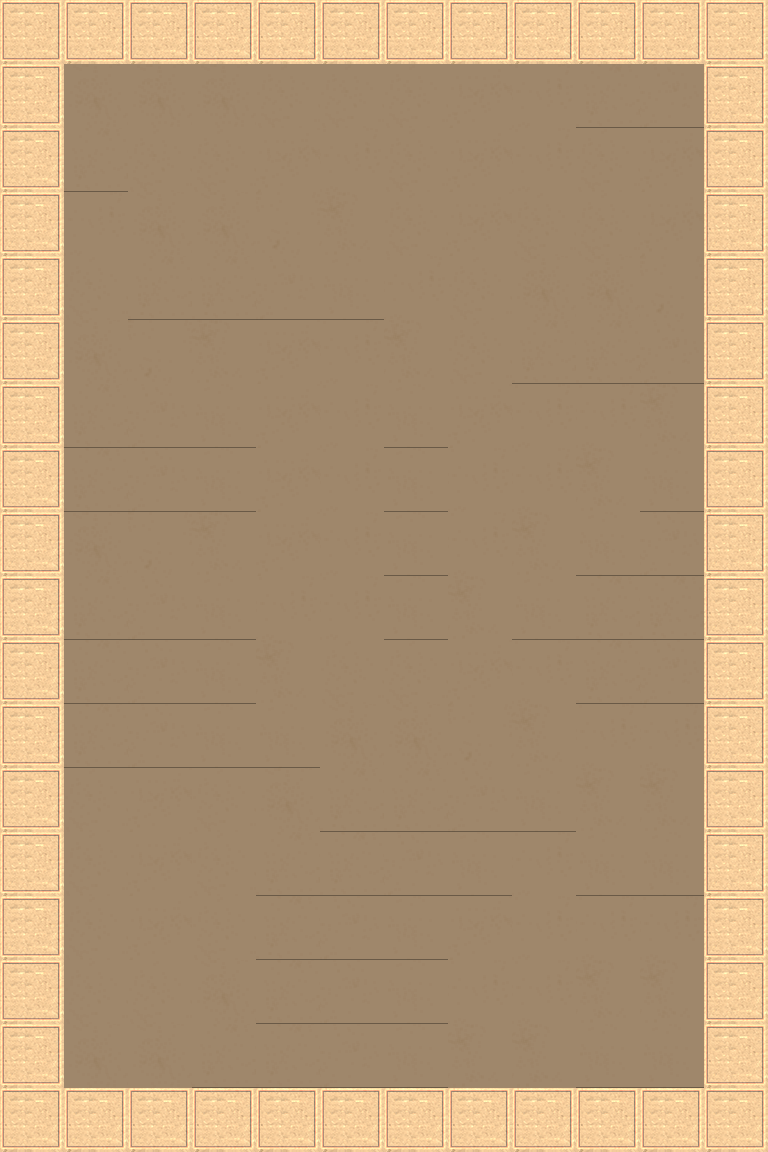

The image is a tile-based game level rendered from a .tmx file. Its description and complete source (layers, tilesets, objects, tile grids) follow:
An orthogonal 12x18 tile map with 64x64 px tiles, 1 tile layer (bg) and 15 objects.

<map version="1.8" tiledversion="1.8.2" orientation="orthogonal" renderorder="right-down" width="12" height="18" tilewidth="64" tileheight="64" infinite="0" nextlayerid="23" nextobjectid="103">
 <properties>
  <property name="collidable" type="bool" value="true" />
 </properties>
 <tileset firstgid="1" source="tempTileset.tsx" />
 <layer id="1" name="bg" width="12" height="18">
  <data encoding="csv">
1,1,1,1,1,1,1,1,1,1,1,1,
1,7,7,7,2,2,2,3,4,12,13,1,
1,12,2,2,3,4,2,3,4,2,3,1,
1,4,7,7,8,9,2,3,2,2,3,1,
1,2,12,12,13,14,4,2,7,7,8,1,
1,7,8,9,3,4,9,2,12,12,13,1,
1,12,13,14,3,4,14,3,4,4,9,1,
1,12,13,14,3,4,14,4,4,9,14,1,
1,7,8,9,3,4,14,4,9,14,13,1,
1,12,13,14,4,4,14,9,14,12,12,1,
1,12,13,14,9,2,2,3,4,12,13,1,
1,12,13,14,14,7,7,8,9,4,4,1,
1,2,3,2,7,12,12,13,14,9,9,1,
1,2,3,2,12,12,13,14,4,14,14,1,
1,2,3,2,12,13,14,3,4,4,4,1,
1,2,2,7,12,13,14,4,4,9,9,1,
1,7,7,12,12,13,14,9,9,14,14,1,
1,1,1,1,1,1,1,1,1,1,1,1
</data>
 </layer>
 <objectgroup id="7" name="startray">
  <object id="68" x="258" y="196" width="64" height="64">
   <properties>
    <property name="angle" type="float" value="90" />
    <property name="lightSource" type="bool" value="true" />
   </properties>
  </object>
 </objectgroup>
 <objectgroup id="19" name="tilter">
  <properties>
   <property name="tilter" type="bool" value="true" />
  </properties>
  <object id="69" x="223" y="380" width="138" height="138">
   <properties>
    <property name="angle" type="float" value="0" />
   </properties>
  </object>
 </objectgroup>
 <objectgroup id="8" name="goal">
  <object id="78" x="512.667" y="341.333" width="131.333" height="131.333">
   <properties>
    <property name="goal" type="bool" value="true" />
   </properties>
  </object>
 </objectgroup>
 <objectgroup id="22" name="colliders">
  <properties>
   <property name="collidable" type="bool" value="true" />
  </properties>
  <object id="99" x="64" y="64" width="640" />
  <object id="100" x="704" y="64" height="1024" />
  <object id="101" x="64" y="1088" width="640" />
  <object id="102" x="64" y="64" height="1024" />
 </objectgroup>
 <objectgroup id="21" name="onRay">
  <properties>
   <property name="switchLayer" type="bool" value="true" />
  </properties>
  <object id="83" x="128" y="896" width="64" height="64">
   <properties>
    <property name="On" type="bool" value="false" />
    <property name="angle" type="float" value="310" />
    <property name="lightSource" type="bool" value="true" />
   </properties>
  </object>
  <object id="84" x="148.5" y="918" width="22" height="22">
   <properties>
    <property name="switch" type="bool" value="true" />
   </properties>
  </object>
 </objectgroup>
 <objectgroup id="18" name="mover">
  <properties>
   <property name="mover" type="bool" value="true" />
  </properties>
  <object id="72" x="192" y="512" width="257" height="192">
   <properties>
    <property name="mover" type="bool" value="true" />
   </properties>
  </object>
  <object id="74" x="320" y="576">
   <properties>
    <property name="track" type="bool" value="true" />
   </properties>
   <polyline points="-64,0 -192,0" />
  </object>
 </objectgroup>
 <objectgroup id="3" name="mirrrors">
  <properties>
   <property name="mirror" type="bool" value="true" />
  </properties>
  <object id="76" x="0" y="448">
   <polyline points="102.667,28 210.667,-100" />
  </object>
  <object id="77" x="448" y="384">
   <polyline points="-90.6667,-37.3333 16,84" />
  </object>
  <object id="90" x="448" y="1024">
   <polyline points="-64,-64 0.6667,-128.333" />
  </object>
  <object id="98" x="192" y="512">
   <polyline points="0,0 192,0" />
  </object>
 </objectgroup>
</map>
